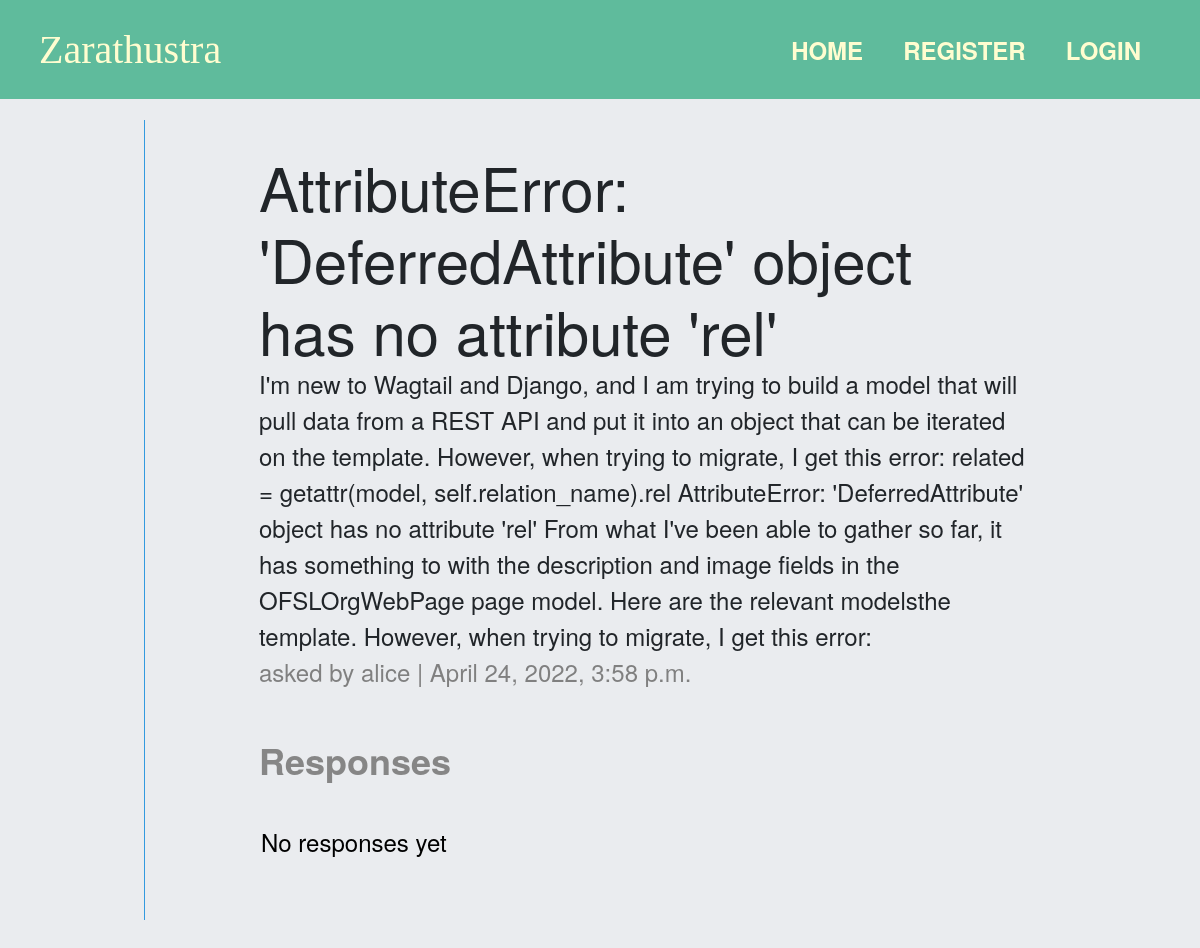
The page /question/16 on the database its author committed.
### main/models.py (models this page shows, shortened)
class Question(models.Model):
    author = models.ForeignKey(User, null=False, on_delete=models.CASCADE)
    title = models.CharField(max_length=200, null=False)
    body = models.TextField(null=False)
    created_at = models.DateTimeField(auto_now_add=True)
    updated_at = models.DateTimeField(auto_now=True)

### main/views.py (the view, shortened to what this page needs)
# urls.py: path('question/<int:id>',views.questionPage,name='question'),
def questionPage(request, id):
    question=Question.objects.get(id=id)
    response_form=ResponseForm()
    context={
        'question':question,
        'response_form':response_form,
    }
    return render(request,"question.html",context)

### main/templates/question.html (shortened to what this page needs)
{% extends 'layout/page.html' %}
{% block content %}
<div class="page question-page">
  <h1 class="question-title">{{question.title}}</h1>
<div class="question-body">{{question.body}}</div>
<span class="question-author">asked by {{question.author}} |  {{question.created_at}}</span>
<div class="response-container">
    <h4 class="response-container-heading">
        Responses
    </h4>
    {% if not question.responses.all %}
    <div class="no-response-text"> No responses yet</div>
    {% else %}
      {% for response in question.get_responses %}
        {% include 'components\response.html' with response=response %}
      {% endfor %}
    {% endif %}
</div>
</div>
{% endblock %}

### main/static/main/css/styles.css (style rules this page uses)
* { box-sizing: border-box; font-size: 3vh; font-family: 'Helvetica Neue', Helvetica, Arial, sans-serif; }
body { background-color: #eaecef; }
.page { display: flex; flex-direction: column; margin: 0 auto; min-width:5vw; padding: 30px; }
.question-title, .title { margin: 0 7vw; }
.question-body,.question-author { margin-left:7vw ; }
.question-author { color:gray; }
.response-container,.response-form { margin-left:7vw ; width:auto; }
.response-container-heading { color:rgb(134, 134, 134); font-weight: 600; }
.no-response-text { color:black; padding: 30px 2px; }
.new-question-page,.question-page { margin:0 10vw; border-left:1px solid rgb(51, 154, 223); }

### rows shown on the page
Question: title "AttributeError: 'DeferredAttribute' object has no attribute 'rel'", body "I'm new to Wagtail and Django, and I am trying to build a model that will pull data from a REST API and put it into an object that can be iterated on the template. However, when trying to migrate, I get this error: related = getattr(model, self.relation_name).rel AttributeError: 'DeferredAttribute' object has no attribute 'rel' From what I've been able to gather so far, it has something to with the description and image fields in the OFSLOrgWebPage page model. Here are the relevant modelsthe template. However, when trying to migrate, I get this error:", author "alice", created_at "April 24, 2022, 3:58 p.m."
